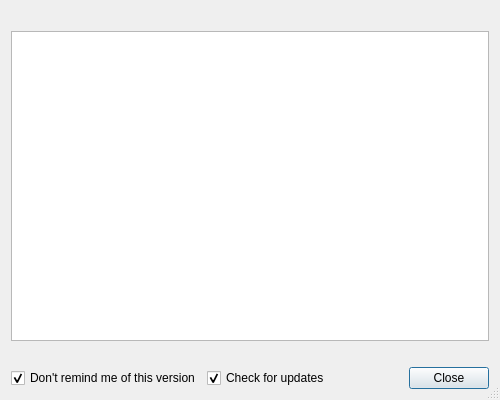
<?xml version="1.0" encoding="UTF-8"?>
<ui version="4.0">
 <class>Dialog_CheckUpdate</class>
 <widget class="QDialog" name="Dialog_CheckUpdate">
  <property name="geometry">
   <rect>
    <x>0</x>
    <y>0</y>
    <width>500</width>
    <height>400</height>
   </rect>
  </property>
  <property name="minimumSize">
   <size>
    <width>500</width>
    <height>400</height>
   </size>
  </property>
  <property name="windowTitle">
   <string>Update available</string>
  </property>
  <property name="sizeGripEnabled">
   <bool>true</bool>
  </property>
  <layout class="QVBoxLayout" name="verticalLayout">
   <item>
    <layout class="QHBoxLayout" name="horizontalLayout_2">
     <item>
      <widget class="QLabel" name="lblName">
       <property name="sizePolicy">
        <sizepolicy hsizetype="Expanding" vsizetype="Preferred">
         <horstretch>0</horstretch>
         <verstretch>0</verstretch>
        </sizepolicy>
       </property>
       <property name="font">
        <font>
         <weight>75</weight>
         <bold>true</bold>
        </font>
       </property>
      </widget>
     </item>
     <item>
      <widget class="QLabel" name="lblDate"/>
     </item>
    </layout>
   </item>
   <item>
    <widget class="QTextEdit" name="textEdit">
     <property name="readOnly">
      <bool>true</bool>
     </property>
    </widget>
   </item>
   <item>
    <widget class="QLabel" name="lblUrl">
     <property name="openExternalLinks">
      <bool>true</bool>
     </property>
    </widget>
   </item>
   <item>
    <layout class="QHBoxLayout" name="horizontalLayout">
     <item>
      <widget class="QCheckBox" name="checkBox_ignor">
       <property name="text">
        <string>Don't remind me of this version</string>
       </property>
       <property name="checked">
        <bool>true</bool>
       </property>
      </widget>
     </item>
     <item>
      <widget class="QCheckBox" name="cbCheckForUpdates">
       <property name="text">
        <string>Check for updates</string>
       </property>
       <property name="checked">
        <bool>true</bool>
       </property>
      </widget>
     </item>
     <item>
      <widget class="QDialogButtonBox" name="buttonBox">
       <property name="orientation">
        <enum>Qt::Horizontal</enum>
       </property>
       <property name="standardButtons">
        <set>QDialogButtonBox::Close</set>
       </property>
      </widget>
     </item>
    </layout>
   </item>
  </layout>
 </widget>
 <resources/>
 <connections>
  <connection>
   <sender>buttonBox</sender>
   <signal>accepted()</signal>
   <receiver>Dialog_CheckUpdate</receiver>
   <slot>accept()</slot>
   <hints>
    <hint type="sourcelabel">
     <x>248</x>
     <y>254</y>
    </hint>
    <hint type="destinationlabel">
     <x>157</x>
     <y>274</y>
    </hint>
   </hints>
  </connection>
  <connection>
   <sender>buttonBox</sender>
   <signal>rejected()</signal>
   <receiver>Dialog_CheckUpdate</receiver>
   <slot>reject()</slot>
   <hints>
    <hint type="sourcelabel">
     <x>316</x>
     <y>260</y>
    </hint>
    <hint type="destinationlabel">
     <x>286</x>
     <y>274</y>
    </hint>
   </hints>
  </connection>
 </connections>
</ui>
